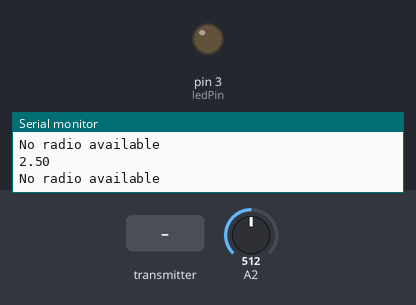
Recording of a sketch running on a simulated Arduino Uno, built with avr-gcc and run on an emulated ATmega328P. On the bench: output pins drawn as LEDs (lit = HIGH), the last lines printed to the serial monitor. The inputs (shaded band) are chosen by the test bench; at power-on: A2 = 512. No radio packets arrive unless stated.

Above: at 1.2 s.
1.3 s: the transmitter starts sending isButtonPressed = 1
At 2.2 s:
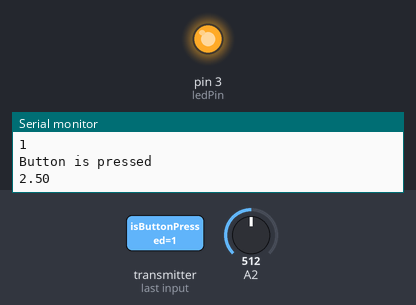
2.8 s: the transmitter starts sending isButtonPressed = 0
At 3.1 s:
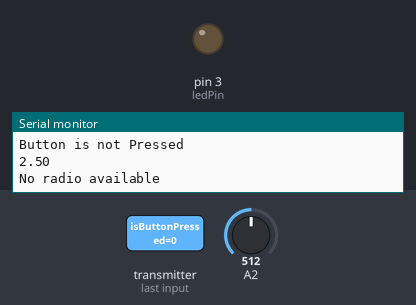
Timing chart, 0 to 5.8 s (numbered marks = the images above; inputs shaded):
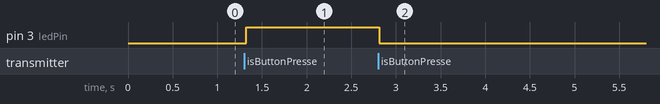

Measured:
- after the input at 1.3 s, pin 3 (ledPin): LOW → HIGH at once
- after the input at 2.8 s, pin 3 (ledPin): HIGH → LOW at once

The sketch:

LED_and_Button_Receiver.ino
```cpp
#include <SPI.h>
#include <nRF24L01.h>
#include <RF24.h>

RF24 radio(2, 10);  // CE, CSN
const int ledPin = 3;  // LED connected to pin 3 (PWM capable)
double testVoltRF;

struct DataPacket {
  bool isButtonPressed;
};

DataPacket data;

void setup() {
  pinMode(ledPin, OUTPUT);
  digitalWrite(ledPin, LOW);  // Ensure LED is off initially
  radio.begin();
  radio.setChannel(63);
  radio.openReadingPipe(0,0xA1A1A1A1A1LL);
  radio.startListening();
  Serial.begin(9600);

  data.isButtonPressed = 1;
}

void loop() {
  //Read in voltage going to RF24 (/ 1024 * 5 = 10 bit reading at 5 volt maximum)
    testVoltRF = analogRead(A2);
    Serial.println(testVoltRF / 1024 * 5);

  if (radio.available()) {
    //Read in data from radio and output true or false for buttonpush
    radio.read(&data, sizeof(data));
    Serial.println(data.isButtonPressed);

    if (data.isButtonPressed)
    {
      // If button is pressed, set LED brightness
      digitalWrite(ledPin, HIGH);
      Serial.print("Button is pressed\n");
    } else if(!data.isButtonPressed)
    {
      // If button is not pressed, turn off LED
      digitalWrite(ledPin, LOW);
      Serial.println("Button is not Pressed\n");
    }
    else
    {
      //Catch all
      Serial.println("No Value\n");
    }
  }
  else
  {
    Serial.println("No radio available\n");
  }
}
```
